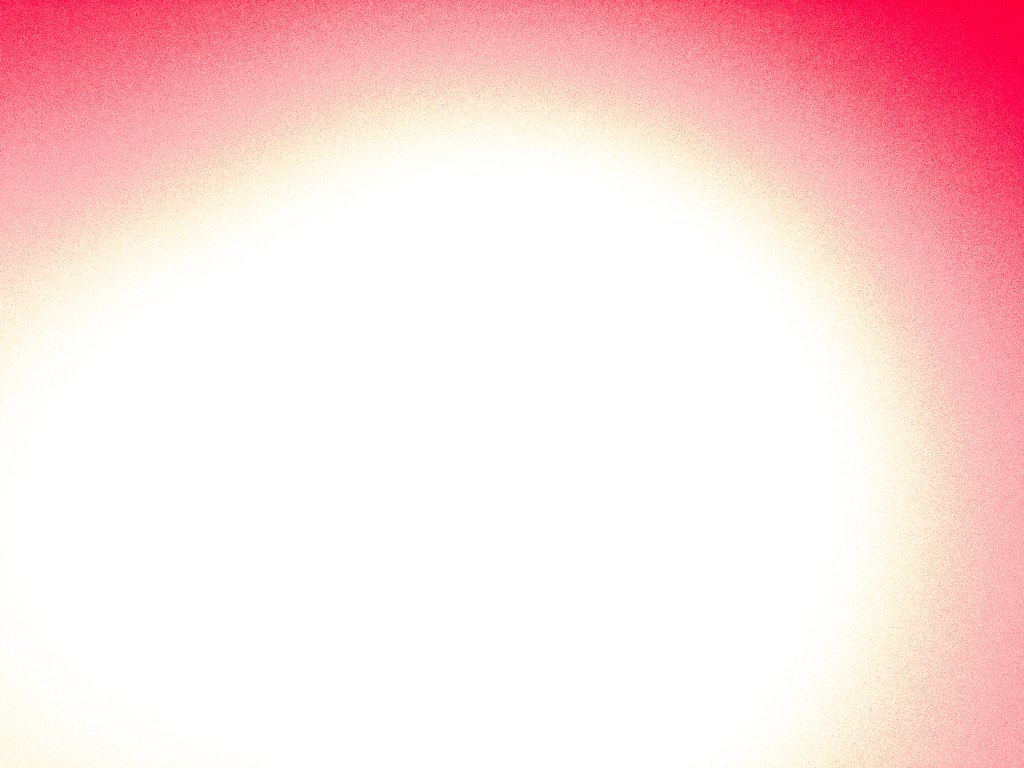
#> input picture data/shutter_sweep_jpg/APC_0044.jpg, 2048 x 1536 px (shown at 1/2 size)
$ python shutter_analysis.py   (older library calls are emulated)
#> lines starting #> are read from the running program, lines starting #| are printed output that depends on the picture
"""Shutter-speed sweep: which exposure keeps the laser spot sharp without clipping (teammate's experiment).

For each shutter speed, loads the first burst of 5 JPGs from data/shutter_sweep_jpg/ and averages
brightness, % clipped pixels (>= 253), sharpness (Laplacian variance) and contrast (std).
See data/shutter_sweep_labels.csv for the file -> shutter mapping.

    python experiments/shutter_analysis.py [--data-dir data/shutter_sweep_jpg] [--out experiments/results/...]
"""
import argparse
import os
from pathlib import Path

import cv2
import numpy as np
import matplotlib
matplotlib.use("Agg")
import matplotlib.pyplot as plt

REPO = Path(__file__).resolve().parents[1]
DATA_DIR = REPO / "data" / "shutter_sweep_jpg"
OUT = REPO / "experiments" / "results" / "shutter_speed_analysis.png"

def generate_file_lists():
    """Generates the dictionary of filenames based on the provided ranges."""
    # Labels are the Lightroom settings. EXIF records 1/5000 as 1/5300 s and 1/8000 as 1/8900 s.
    ranges = {
        '1/200': (44, 48),
        '1/400': (59, 63),
        '1/640': (74, 78),
        '1/800': (89, 93),
        '1/1600': (109, 113),
        '1/3200': (139, 143),
        '1/5000': (155, 159),
        '1/8000': (170, 174)
    }

    speed_data = {}
    for speed, (start, end) in ranges.items():
        # Creates names like 'APC_0044.jpg' by padding with zeros to 4 digits
        speed_data[speed] = [os.path.join(DATA_DIR, f"APC_{i:04d}.jpg") for i in range(start, end + 1)]

    return speed_data

def analyze_and_plot_shutter_speeds(speed_data):
    averaged_results = {}

    # Data storage for plotting
    speeds_list = []
    avg_sharpness_list = []
    avg_contrast_list = []
    avg_brightness_list = []
    avg_clipped_list = []

    for speed, files in speed_data.items():
        print(f"\nAnalyzing Shutter Speed: {speed}")

        metrics = {'brightness': [], 'clipped_pct': [], 'sharpness': [], 'contrast': []}

        for file in files:
            img = cv2.imread(file, cv2.IMREAD_GRAYSCALE)
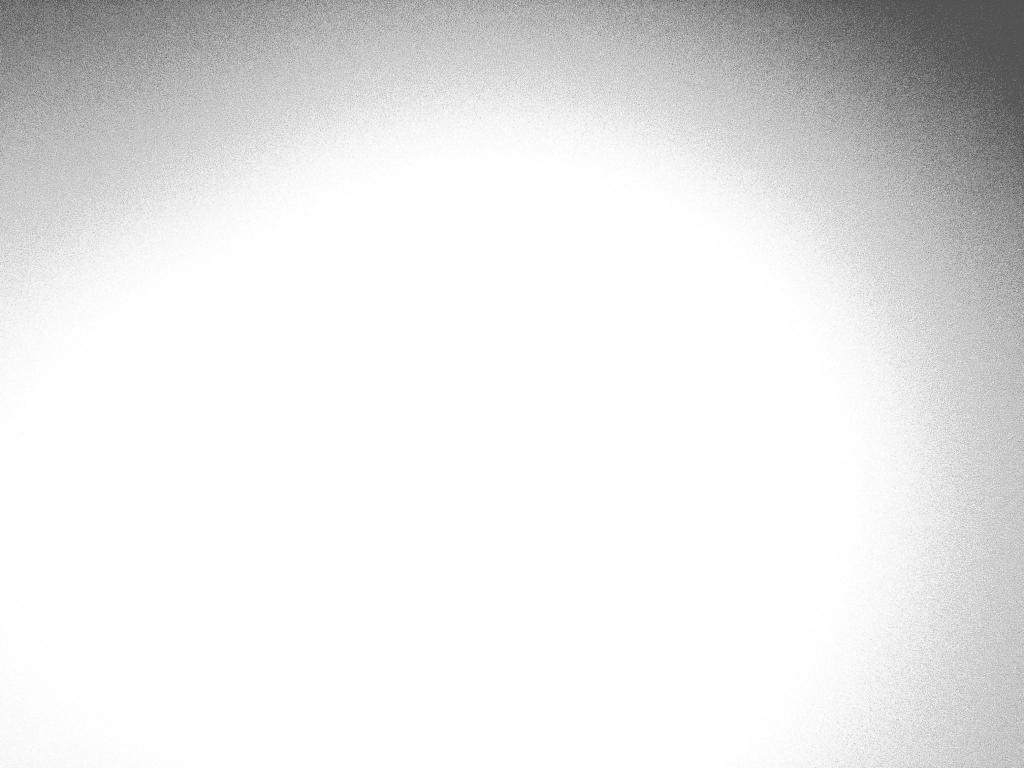
#> img: shape (1536, 2048) (shown at 1/2 size); min 59, max 255, mean 231.4

            if img is None:
                print(f"  [!] Warning: Could not load '{file}'. Check if it is in the same folder.")
                continue

            # Calculate metrics
            metrics['brightness'].append(np.mean(img))
            # Using >= 253 to account for jpg compression artifacts near pure white
            metrics['clipped_pct'].append(np.sum(img >= 253) / img.size * 100)
            metrics['sharpness'].append(cv2.Laplacian(img, cv2.CV_64F).var())
            metrics['contrast'].append(np.std(img))

        if metrics['brightness']:
            avg_brightness = np.mean(metrics['brightness'])
            avg_clipped = np.mean(metrics['clipped_pct'])
            avg_sharpness = np.mean(metrics['sharpness'])
            avg_contrast = np.mean(metrics['contrast'])

            averaged_results[speed] = {
                'avg_brightness': avg_brightness,
                'avg_clipped_pct': avg_clipped,
                'avg_sharpness': avg_sharpness,
                'avg_contrast': avg_contrast
            }

            speeds_list.append(speed)
            avg_brightness_list.append(avg_brightness)
            avg_clipped_list.append(avg_clipped)
            avg_sharpness_list.append(avg_sharpness)
            avg_contrast_list.append(avg_contrast)

            print(f"  -> Avg Brightness: {avg_brightness:.2f}/255")
            print(f"  -> Avg Clipping:   {avg_clipped:.4f}%")
            print(f"  -> Avg Sharpness:  {avg_sharpness:.2f}")
            print(f"  -> Avg Contrast:   {avg_contrast:.2f}")

    # Generate the plots
    if speeds_list:
        plt.figure(figsize=(12, 8))

        # Plot 1: Sharpness
        plt.subplot(2, 2, 1)
        plt.plot(speeds_list, avg_sharpness_list, marker='o', color='skyblue', linewidth=2)
        plt.title('Average Sharpness (Higher is Better)')
        plt.ylabel('Variance of Laplacian')
        plt.grid(True, linestyle='--', alpha=0.7)

        # Plot 2: Contrast
        plt.subplot(2, 2, 2)
        plt.plot(speeds_list, avg_contrast_list, marker='o', color='lightgreen', linewidth=2)
        plt.title('Average Contrast (Higher is Better)')
        plt.ylabel('Standard Deviation')
        plt.grid(True, linestyle='--', alpha=0.7)

        # Plot 3: Brightness
        plt.subplot(2, 2, 3)
        plt.plot(speeds_list, avg_brightness_list, marker='o', color='coral', linewidth=2)
        plt.title('Average Brightness')
        plt.ylabel('Mean Pixel Value (0-255)')
        plt.grid(True, linestyle='--', alpha=0.7)

        # Plot 4: Clipping
        plt.subplot(2, 2, 4)
        plt.plot(speeds_list, avg_clipped_list, marker='o', color='salmon', linewidth=2)
        plt.axhline(y=0.5, color='r', linestyle='-', label='Max Recommended Clipping (0.5%)')
        plt.title('Clipping / Saturation (Keep < 0.5%)')
        plt.ylabel('% of Pixels Maxed Out')
        plt.legend()
        plt.grid(True, linestyle='--', alpha=0.7)

        plt.tight_layout()
        OUT.parent.mkdir(parents=True, exist_ok=True)
        plt.savefig(OUT)
        print(f"\n[SUCCESS] Plot saved as '{OUT}'.")
        # plt.show() # Uncomment if you want the window to pop up automatically

    return averaged_results

if __name__ == "__main__":
    ap = argparse.ArgumentParser(description=__doc__, formatter_class=argparse.RawDescriptionHelpFormatter)
    ap.add_argument("--data-dir", type=Path, default=DATA_DIR)
    ap.add_argument("--out", type=Path, default=OUT)
    args = ap.parse_args()
    DATA_DIR, OUT = args.data_dir, args.out

    # 1. Automatically generate the list of files based on your ranges
    shutter_speed_data = generate_file_lists()

    # 2. Run the analysis and generate the plot
    results = analyze_and_plot_shutter_speeds(shutter_speed_data)
